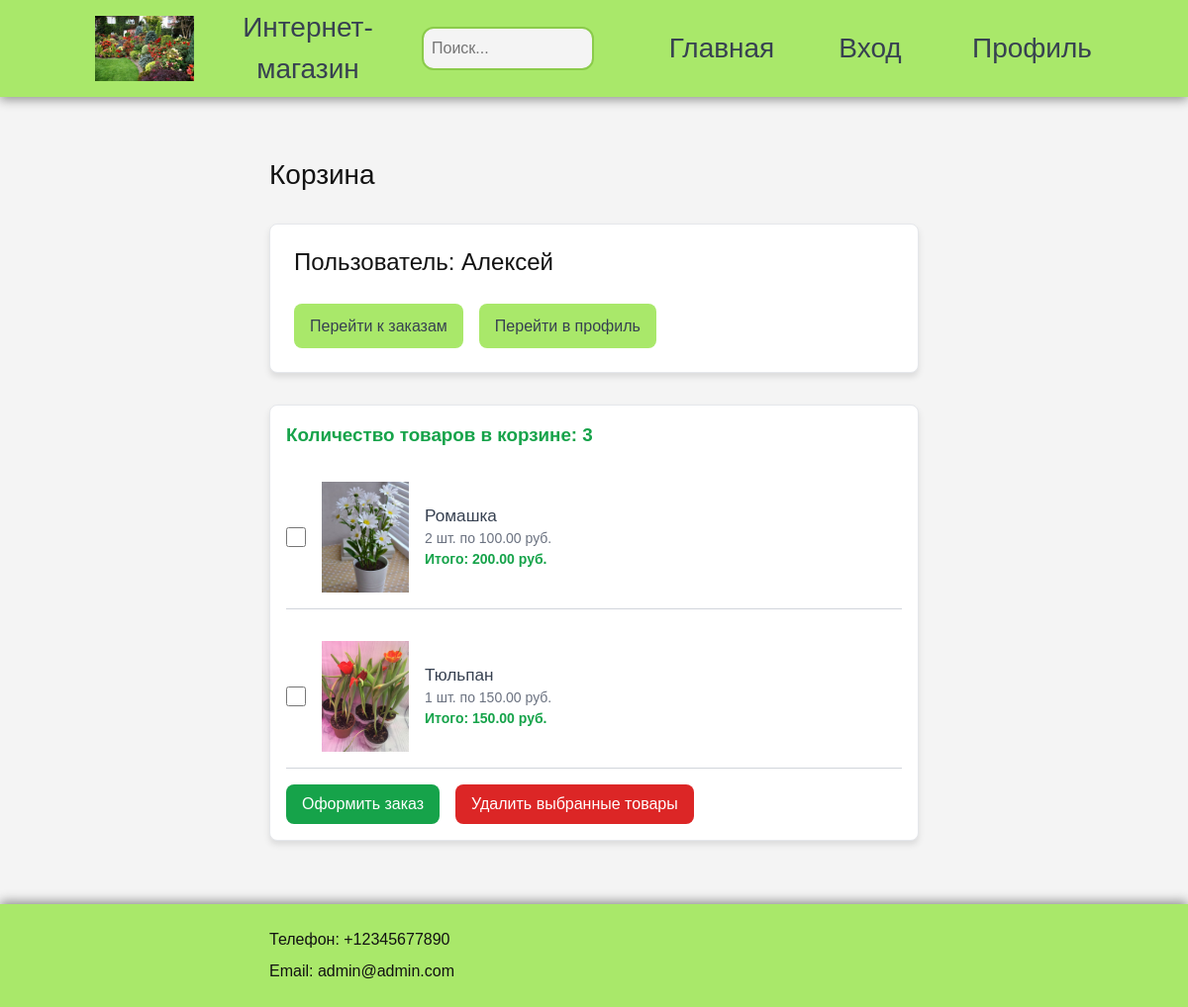
/cart/ (signed in), run on an earlier commit of the app's database.
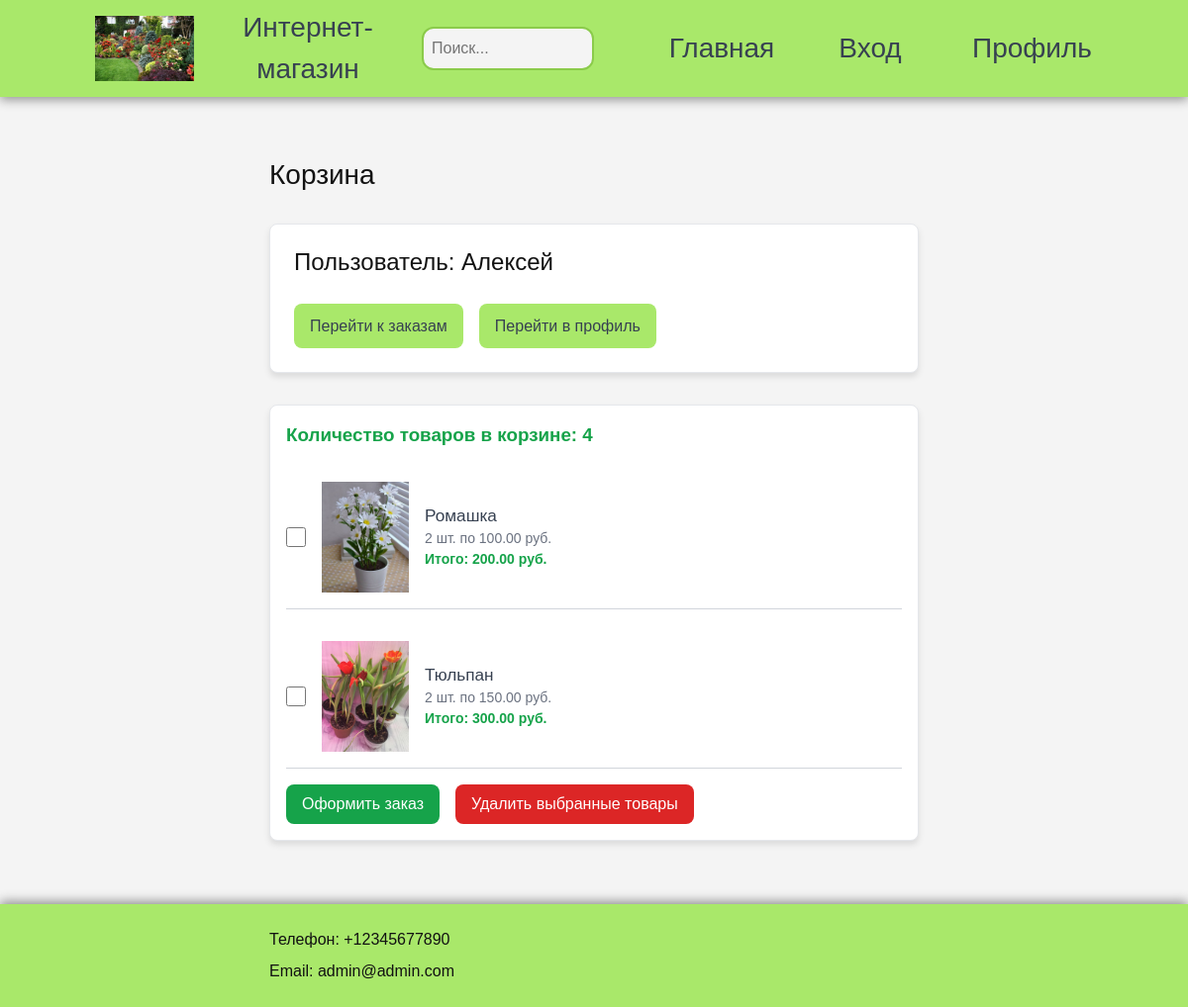
And on a later commit of the database.
### shop/models.py (models this page shows, shortened)
class Cart(models.Model):
    user = models.OneToOneField(ShopUser, on_delete=models.CASCADE, related_name="cart")
    created_at = models.DateTimeField(auto_now_add=True)

class CartItem(models.Model):
    cart = models.ForeignKey(Cart, related_name="items", on_delete=models.CASCADE)
    product = models.ForeignKey('Product', on_delete=models.CASCADE)
    quantity = models.PositiveIntegerField(default=0)
    is_selected = models.BooleanField(default=False)

class Product(models.Model):
    category = models.ForeignKey(Category, related_name='products', on_delete=models.CASCADE)
    name = models.CharField(max_length=200, db_index=True)
    slug = models.SlugField(max_length=200, db_index=True)
    image = models.ImageField(upload_to='products/%Y/%m/%d', blank=True)
    short_description = models.TextField(blank=True)
    description = models.TextField(blank=True)
    price = models.DecimalField(max_digits=10, decimal_places=2)
    stock = models.PositiveIntegerField()
    available = models.BooleanField(default=True)
    created = models.DateTimeField(auto_now_add=True)
    updated = models.DateTimeField(auto_now=True)
    class Meta:
        ordering = ('name',)
        index_together = (('id', 'slug'),)
    def get_absolute_url(self):
        return reverse('shop:product_detail',
                        args=[self.id, self.slug])

### shop/views.py (the view)
# urls.py: path('cart/', views.cart, name='cart'),
def cart(request): # страница корзины
    if 'user_id' not in request.session:
        messages.error(request, "Вы не выполнили вход в профиль. Если у вас нет профиля, пройдите регистрацию.")
        return redirect('shop:registration')
    user = ShopUser.objects.get(id=request.session['user_id'])
    cart = user.cart  # Корзина пользователя
    return render(request, 'shop/cart.html', {'user': user, 'cart': cart})

### shop/templatetags/calculations.py (called while the page is built)
@register.filter
def multiply(value, arg):
    return value * arg

@register.filter
def sum_cart(items):
    i = 0
    for item in items:
        if item.quantity:
            i+=1*item.quantity
        else:
            i+=1
    return i

### shop/templates/shop/cart.html (shortened to what this page needs)
{% extends "shop/base.html" %}
{% load static %}
{% load calculations %}
{% block content %}
<h2>Корзина</h2>
<article class="profil_data">
    <article class="basket-content">
        <h3>Пользователь: {{ user.first_name }}</h3>
    </article>
    <article class="basket-content">
        <form method="post" action="{% url 'shop:order' %}">
            <button type="submit" class="profil-btn" style="width: 100%; padding: 0 1rem;">Перейти к заказам</button>
        </form>
        <form method="post" action="{% url 'shop:profil' %}">
            <button type="submit" class="profil-btn" style="width: 100%; padding: 0 1rem;">Перейти в профиль</button>
        </form>
    </article>
</article>
<article class="order_article">
    {% if cart.items.exists %}
    <form method="post" action="{% url 'shop:cart_action' %}">
            <section class="text-in">Количество товаров в корзине: {{ cart.items.all|sum_cart }}</section>
            {% for item in cart.items.all %}
            <section class="order-row">
                <input type="checkbox" name="selected_items" value="{{ item.id }}">
                <a class="order-images" href="{{ item.product.get_absolute_url }}">
                    <img src="{% if item.product.image %}{{ item.product.image.url }}{% else %}{% static 'img/err.jpg' %}{% endif %}">
                </a>
                <div class="order-details">
                    <a class="product-name" href="{{ item.product.get_absolute_url }}">{{ item.product.name }}</a>
                    <div class="product-info">
                        {{ item.quantity }} шт. по {{ item.product.price }} руб. <br>
                        <strong>Итого: {{ item.quantity|multiply:item.product.price }} руб.</strong>
                    </div>
                </div>
            </section>
            {% endfor %}
        <div class="basket-content">
            <button type="submit" class="order-btn btn-success" onclick="this.form.action.value='order'">
                Оформить заказ
            </button>
            <button type="submit" class="order-btn btn-danger" onclick="this.form.action.value='remove'">
                Удалить выбранные товары
            </button>
        </div>
    </form>
    {% else %}
        <section class="text-in">Корзина пуста</section>
    {% endif %}
</article>
{% endblock content %}

What changed in the data, as far as the page shows it:
changed through a linked row, Cart: items.all|sum_cart "3" → "4"
changed CartItem "Тюльпан": quantity "1" → "2"; quantity|multiply "150.00" → "300.00"
